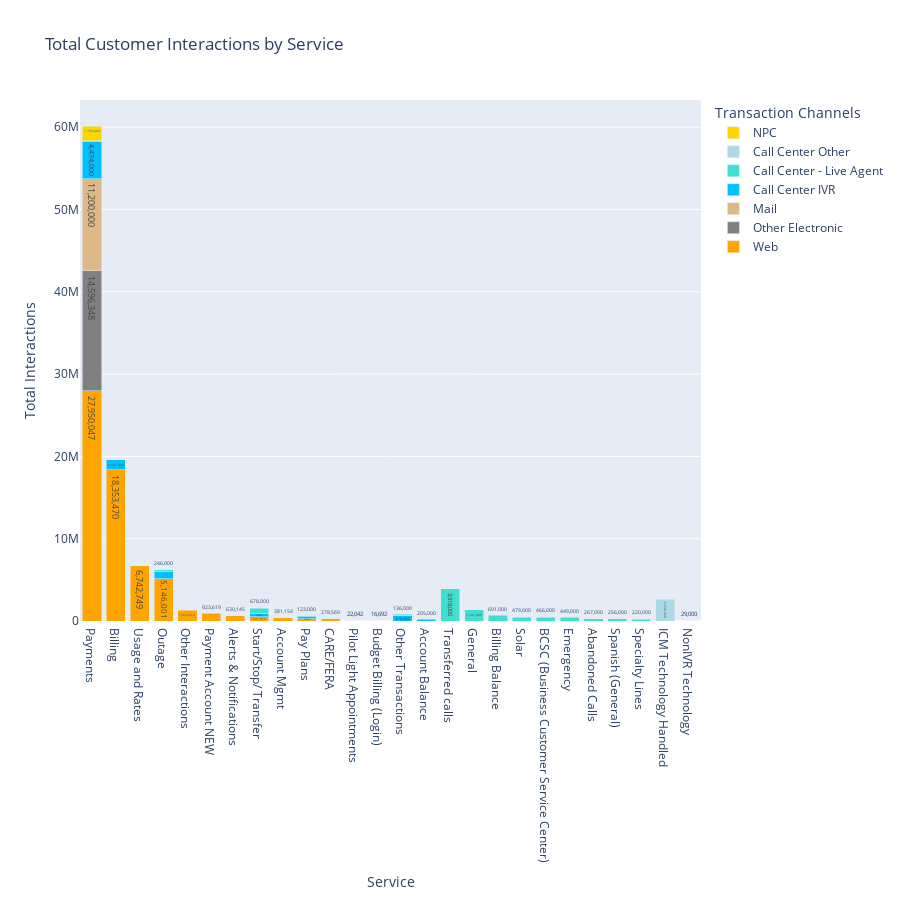

The notebook cell saved with this chart:
### Code cell
# Set the locale to use comma separators for thousands
locale.setlocale(locale.LC_ALL, '')

# Group the data by Root Level and Level 1 and sum the values
grouped_data = df.groupby([Root, L1])[Value].sum().reset_index()

# Sort the grouped_data by Value column in descending order
grouped_data = grouped_data.sort_values(by=Value, ascending=False)

# Create a dictionary to map the Root Level to its corresponding color
color_map = {'Web': 'orange', 'Other Electronic': 'gray', 'Mail': 'burlywood', 'Call Center - Live Agent': 'turquoise', 'Call Center IVR': 'deepskyblue', 'Call Center Other':'lightblue', 'NPC': 'gold'}


# Create a list to store the bar chart traces
bar_traces = []

# Loop through each Root Level and create a stacked bar chart trace for its corresponding Level 1 data
for root_level in grouped_data[Root].unique():
    temp_df = grouped_data[grouped_data[Root] == root_level]
    values = temp_df[Value].values
    formatted_values = [locale.format_string("%d", val, grouping=True) for val in values] # Format values with comma separators
    bar_trace = go.Bar(
        x=temp_df[L1],
        y=values,
        text=formatted_values, # Set the formatted values as the text labels
        textposition='auto', # Position the text labels automatically above the bars
        name=root_level,
        marker=dict(color=color_map[root_level])
    )
    bar_traces.append(bar_trace)

# Create the stacked bar chart layout
bar_layout = go.Layout(
    title='Total Customer Interactions by Service',
    xaxis=dict(title='Service'),
    yaxis=dict(title='Total Interactions'),
    barmode='stack',
    height=900,
    legend=dict(title=dict(text='Transaction Channels'))
)

# Create the stacked bar chart figure
bar_fig_root_L1 = go.Figure(data=bar_traces, layout=bar_layout)

# Display the stacked bar chart
bar_fig_root_L1.show()

### Figure 1 — Plotly figure (JSON) as saved in the notebook; plotly's stock layout.template omitted (floating-point values rounded to 4 significant figures)
{"data": [{"marker": {"color": "orange"}, "name": "Web", "text": ["27,950,047", "18,353,470", "6,742,749", "5,146,001", "1,310,914", "923,619", "630,145", "541,515", "381,154", "300,009", "278,569", "22,042", "16,692"], "textposition": "auto", "x": ["Payments", "Billing", "Usage and Rates", "Outage", "Other Interactions", "Payment Account NEW", "Alerts & Notifications", "Start/Stop/ Transfer", "Account Mgmt", "Pay Plans", "CARE/FERA", "Pilot Light Appointments", "Budget Billing (Login)"], "y": [27950047, 18353470, 6742749, 5146001, 1310914, 923619, 630145, 541515, 381154, 300009, 278569, 22042, 16692], "type": "bar"}, {"marker": {"color": "gray"}, "name": "Other Electronic", "text": ["14,596,348"], "textposition": "auto", "x": ["Payments"], "y": [14596348], "type": "bar"}, {"marker": {"color": "burlywood"}, "name": "Mail", "text": ["11,200,000"], "textposition": "auto", "x": ["Payments"], "y": [11200000], "type": "bar"}, {"marker": {"color": "deepskyblue"}, "name": "Call Center IVR", "text": ["4,474,000", "1,241,000", "843,000", "678,000", "337,000", "209,000", "205,000"], "textposition": "auto", "x": ["Payments", "Billing", "Outage", "Other Transactions", "Start/Stop/ Transfer", "Pay Plans", "Account Balance"], "y": [4474000, 1241000, 843000, 678000, 337000, 209000, 205000], "type": "bar"}, {"marker": {"color": "turquoise"}, "name": "Call Center - Live Agent", "text": ["3,918,000", "1,341,000", "691,000", "678,000", "479,000", "466,000", "449,000", "267,000", "256,000", "246,000", "220,000", "137,000", "136,000", "123,000"], "textposition": "auto", "x": ["Transferred calls", "General", "Billing Balance", "Start/Stop/ Transfer", "Solar", "BCSC (Business Customer Service Center)", "Emergency", "Abandoned Calls", "Spanish (General)", "Outage", "Specialty Lines", "Payments", "Other Transactions", "Pay Plans"], "y": [3918000, 1341000, 691000, 678000, 479000, 466000, 449000, 267000, 256000, 246000, 220000, 137000, 136000, 123000], "type": "bar"}, {"marker": {"color": "lightblue"}, "name": "Call Center Other", "text": ["2,630,000", "29,000"], "textposition": "auto", "x": ["ICM Technology Handled", "NonIVR Technology"], "y": [2630000, 29000], "type": "bar"}, {"marker": {"color": "gold"}, "name": "NPC", "text": ["1,770,000"], "textposition": "auto", "x": ["Payments"], "y": [1770000], "type": "bar"}], "layout": {"barmode": "stack", "height": 900, "legend": {"title": {"text": "Transaction Channels"}}, "title": {"text": "Total Customer Interactions by Service"}, "xaxis": {"title": {"text": "Service"}}, "yaxis": {"title": {"text": "Total Interactions"}}}}
